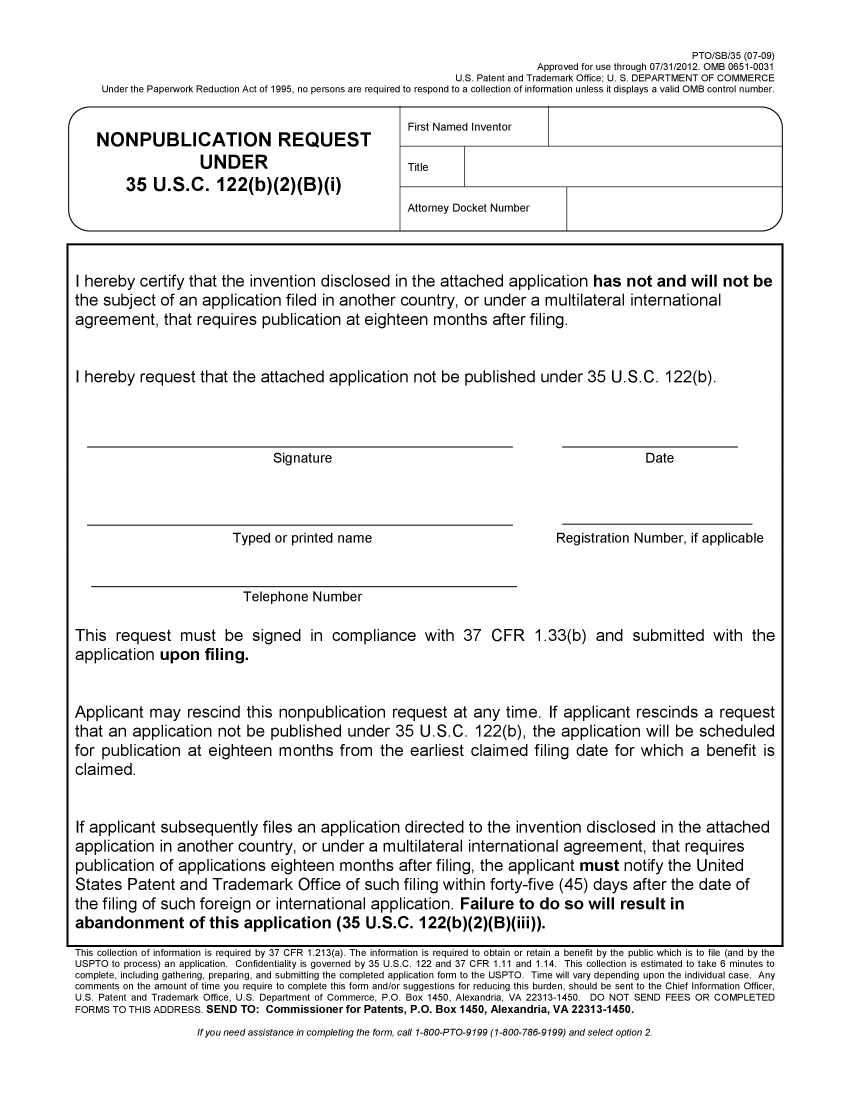
#> input picture 3_predict/test_images/test-1.png, 2550 x 3300 px (shown at 1/3 size)
$ jupyter execute --allow-errors deploy_endpoint.ipynb   (shell and % lines are left out)
#> lines starting #> are read from the running program, lines starting #| are printed output that depends on the picture
# Deploy your model on a SageMaker Endpoint and visualize predictions

## Setup environment

[cell 1]
import cv2
import sagemaker
import numpy as np
import matplotlib.pyplot as plt
from sagemaker import get_execution_role
from sagemaker.utils import name_from_base
from sagemaker.tensorflow import TensorFlowModel
import visualization_utils as viz_utils


import sagemaker, boto3, os

#> (the rest of this cell did not finish here and is left out)

## Create endpoint

[cell 2]
container_name = '753177091730.dkr.ecr.us-east-1.amazonaws.com/sagemaker-form-field-detection:20210809131501'
image_name = 'sagemaker-form-field-detection'
#> (the rest of this cell did not finish here and is left out)

#> (a cell that did not finish here is left out)

#> (a cell that did not finish here is left out)

## Predict

[cell 5]
def image_file_to_tensor(path):
    cv_img = cv2.imread(path,1).astype('uint8')
    cv_img = cv2.cvtColor(cv_img, cv2.COLOR_BGR2RGB)
    return cv_img

[cell 6]
def image_file_to_tensor_2(path):
    """Reads an image file and coverts it to a tensor (ndarray).
    Resizing of input is done (1024x1024 for the efficientdet model).
    Args:
        path (str): The file name or path to the image file.
    """
#> called with path = 'test_images/test-1.png'

    image = cv2.imread(path)
#> image is the input picture: shape (3300, 2550, 3); min 0, max 255, mean 238.8
    image = cv2.resize(image, dsize=(1024, 1024), interpolation=cv2.INTER_CUBIC)
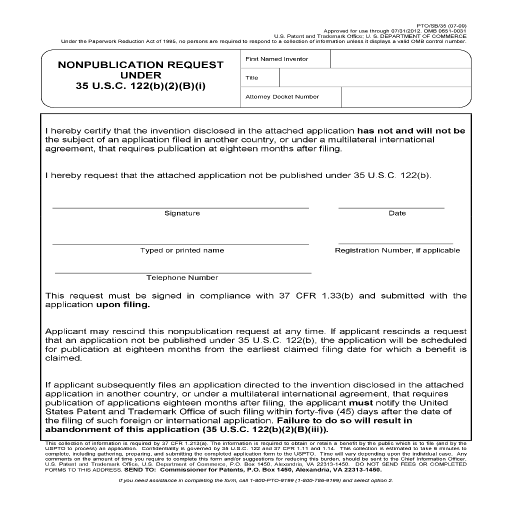
#> image: shape (1024, 1024, 3) (shown at 1/2 size); min 0, max 255, mean 238.7
    image = cv2.cvtColor(image, cv2.COLOR_BGR2RGB)
    image = np.asarray(image)
#     image = cv2.normalize(image.astype("float"), None, 0, 1, cv2.NORM_MINMAX)
    image = np.expand_dims(image, axis=0)
    return image

[cell 7]
img = image_file_to_tensor_2('test_images/test-1.png')

#> (a cell that did not finish here is left out)

#> (a cell that did not finish here is left out)

#> (a cell that did not finish here is left out)

#> (a cell that did not finish here is left out)

[cell 12]
#### INCORRECT!

img = image_file_to_tensor('test_images/test-1.png')

input = {
  'instances': [img.tolist()]
}

#> (the rest of this cell did not finish here and is left out)

#> (a cell that did not finish here is left out)

## Delete endpoint

[cell 14]
sagemaker.Session().delete_endpoint(predictor.endpoint)
#> (this line was passed over: sagemaker is not available in this run)
